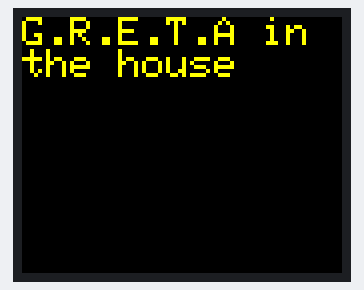
Bench run of a sketch on a simulated Arduino Uno, built with avr-gcc and run on an emulated ATmega328P. On the bench: 160×128 colour display.

Above: at 0.2 s.

The sketch:

DisplayTest.ino
```cpp
/*---Author information-------------------------------------------------------------
 * email:johannes.coolen@hotmail.com
 * Author: Johannes Coolen
 * Version: V1.0.0
 * Status: done
 */

//---Libraries----------------------------------------------------------------------
#include <Adafruit_GFX.h>    // Core graphics library
#include <Adafruit_ST7735.h> // Hardware-specific library for ST7735
#include <Adafruit_ST7789.h> // Hardware-specific library for ST7789
#include <SPI.h>

//---Variabelen----------------------------------------------------------------------
  #define TFT_CS         4    //kies pinnen voor display
  #define TFT_RST        16
  #define TFT_DC         5
Adafruit_ST7735 tft = Adafruit_ST7735(TFT_CS, TFT_DC, TFT_RST);

//---Setup--------------------------------------------------------------------------
void setup() {
tft.initR(INITR_BLACKTAB);                //initialiseer display
tft.fillScreen(ST77XX_BLACK);             //maak het scherm zwart
tft.setRotation(1);                       // draai het scherm
tft.setCursor(0, 0);                      // zet de cursor in het begin
tft.setTextColor(ST77XX_YELLOW);          //zet de tekstkleur op geel
  tft.setTextSize(2);                     //grootte tekst op 2
  tft.println("G.R.E.T.A in the house");  //print tekst
}

//---Loop---------------------------------------------------------------------------
void loop() {

}

//----------------------------------------------------------------------------------
//Gemaakt door de groep Luchtkwaliteit
//Graduaat IoT
//Klas 1.1
```
